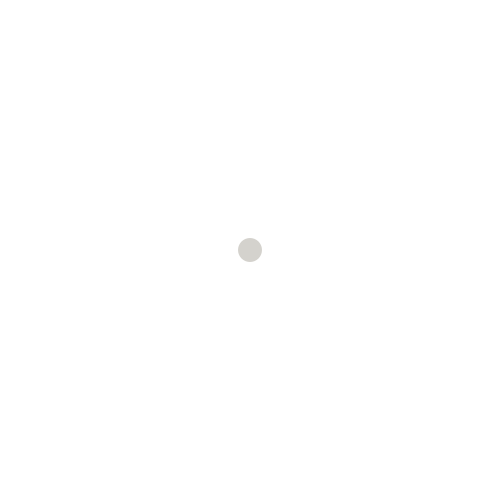
Frame 1 (no input)
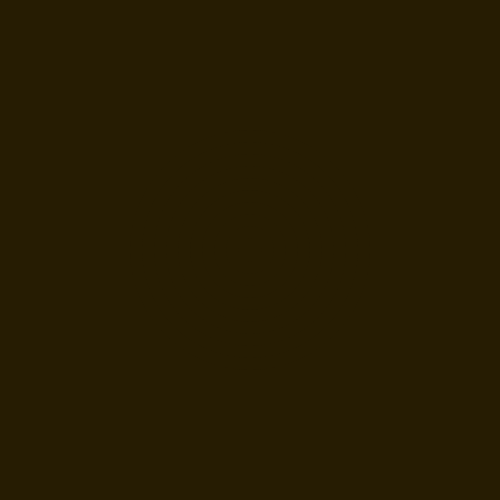
Frame 60 (the mouse pressed at the canvas centre just before this capture)
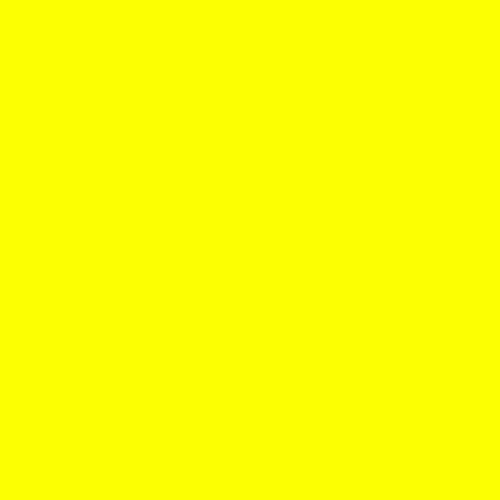
Frame 120 (the mouse held since frame 60 and released just before this capture)

The Processing sketch that drew these frames (run headless with seeded random() and noise(); from frame 60 on, the mouse is pressed at the canvas centre):

// Processing sketch: processing_51223
// ── processing_51223.pde

//Homework 4
//copyright Alex Fischer ajfische 2012
//move the mouse to change the background color
//click the mouse to create lines
//press spacebar to change drawing mode
//click and drag the mouse to create lines

int count=0;
int m=100;
int z=0;
float r,g,b;

void setup()
{
  size(500,500);
  background(255);
  smooth();
}

void draw()
{
  r=mouseX;
  g=mouseY;
  b=mouseX-mouseY;
  count+=2;
  if(count>m)
  {
    count=2;
  }
  noStroke();  
  fill(r+34,g+28,b-30,50);
  ellipse(width/2,height/2,count*12,count*12);
  
}

void keyPressed()
{
  if (key == ' ')
  {
    z+=1;
  }
}

void mousePressed()
{
  if (z % 2 == 0)
  {
  stroke(random(255),random(255),random(255));
  strokeWeight(2);
  line(mouseX, mouseY, random(500*100), random(500*100));
  stroke(random(255),random(255),random(255));
  line(mouseX, mouseY, random(500*-100), random(500*100));
  stroke(random(255),random(255),random(255));
  line(mouseX, mouseY, random(500*100), random(500*-100));
  stroke(random(255),random(255),random(255));
  line(mouseX, mouseY, random(500*-100), random(500*-100));
  stroke(random(255),random(255),random(255));
  line(mouseX, mouseY, random(500*100), random(500*100));
  stroke(random(255),random(255),random(255));
  line(mouseX, mouseY, random(500*-100), random(500*100));
  stroke(random(255),random(255),random(255));
  line(mouseX, mouseY, random(500*100), random(500*-100));
  stroke(random(255),random(255),random(255));
  line(mouseX, mouseY, random(500*-100), random(500*-100));
  }
}

void mouseDragged()
{
  if (z % 2 == 1)
  {
  stroke(random(255),random(255),random(255));
  strokeWeight(2);
  line(mouseX, mouseY, random(500), random(500));
  }
}
